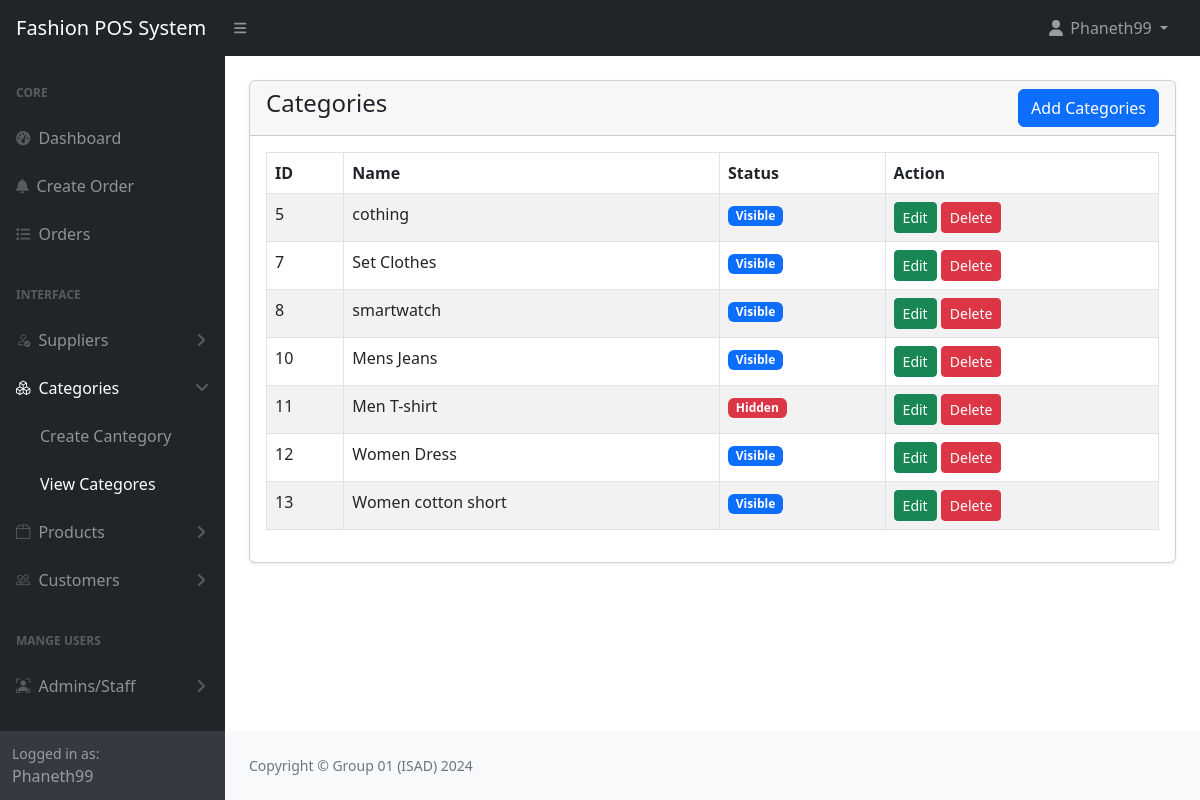
The app's page /admin/categories.php (signed in) with its own data.
### tables this page shows
CREATE TABLE `categories` (
  `id` int(11) NOT NULL,
  `name` varchar(40) NOT NULL,
  `description` mediumtext DEFAULT NULL,
  `status` tinyint(1) NOT NULL DEFAULT 0 COMMENT '1=visible,0=hidden'
);

### config/function.php (called while the page is built, shortened)
<?php
require 'dbcon.php';
function validate($inputData)
{
    global $conn;
    $validateData =  mysqli_real_escape_string($conn, $inputData);
    return trim($validateData);
}
function getAll($tableName, $status = NULL)
{
    global $conn;
    $table = validate($tableName);
    $status = validate($status);
    if ($status == 'status') {
        $query = "SELECT * FROM $table where status='0'";
    } else {
        $query = "SELECT * FROM $table";
    }
    return mysqli_query($conn, $query);
}
?>

### admin/categories.php (the view, shortened to what this page needs)
<?php include('includes/header.php'); ?>
<div class="container-fluid px-4">
    <div class="card mt-4 shadow-sm">
        <div class="card-header">
            <h4 class="mb-0">Categories
                <a href="categories-create.php" class="btn btn-primary float-end">Add Categories</a>
            </h4>
        </div>
        <div class="card-body">
            <?php
            $category = getAll('categories');
            if (mysqli_num_rows($category) > 0) {
            ?>
                <div class="table-responsive">
                    <table class="table table-striped table-bordered">
                        <thead>
                            <tr>
                                <th>ID</th>
                                <th>Name</th>
                                <th>Status</th>
                                <th>Action</th>
                            </tr>
                        </thead>
                        <tbody>
                            <?php foreach ($category as $item) : ?>
                                <tr>
                                    <td><?= $item['id'] ?></td>
                                    <td><?= $item['name'] ?></td>
                                    <td>
                                        <?php
                                            if($item['status'] == 0){
                                                echo'<span class="badge bg-danger">Hidden</span>';
                                            }else{
                                                echo'<span class="badge bg-primary">Visible</span>';
                                            }
                                        ?>
                                    </td>
                                    <td>
                                        <a href="categories-edit.php?id=<?= $item['id'] ?>" ; class="btn btn-success btn-sm">Edit</a>
                                        <a href="javascript:void(0);" onclick="confirmDeletion(<?= $item['id'] ?>);" class="btn btn-danger btn-sm">Delete</a>
                                    </td>
                                </tr>
                            <?php endforeach; ?>
                        </tbody>
                    </table>
                </div>
            <?php
            }
            ?>
        </div>
    </div>
</div>
<?php include('includes/footer.php'); ?>

### admin/includes/header.php (shortened to what this page needs)
<?php
require '../config/function.php';
?>
<!DOCTYPE html>
<html lang="en">
<head>
    <link href="https://cdn.jsdelivr.net/npm/simple-datatables@7.1.2/dist/style.min.css" rel="stylesheet" />
    <link href="assets/css/styles.css" rel="stylesheet" />
    <link rel="stylesheet" href="assets/css/custom.css">
    <link href="https://cdn.jsdelivr.net/npm/select2@4.1.0-rc.0/dist/css/select2.min.css" rel="stylesheet" />
    <link rel="stylesheet" href="//cdn.jsdelivr.net/npm/alertifyjs@1.14.0/build/css/alertify.min.css"/>
    <link rel="stylesheet" href="//cdn.jsdelivr.net/npm/alertifyjs@1.14.0/build/css/themes/default.min.css"/>
</head>
<body class="sb-nav-fixed">
    <?php include('navbar.php');?>
    <div id="layoutSidenav">
        <?php include('sidebar.php'); ?>
        <div id="layoutSidenav_content">
            <main>

### admin/includes/navbar.php (shortened to what this page needs)
<nav class="sb-topnav navbar navbar-expand navbar-dark bg-dark">
    <a class="navbar-brand ps-3" href="index.html">Fashion POS System</a>
    <button class="btn btn-link btn-sm order-1 order-lg-0 me-4 me-lg-0" id="sidebarToggle" href="#!"><i
            class="fas fa-bars"></i></button>
    <ul class="navbar-nav ms-auto ms-md-0 me-3 me-lg-4">
        <li class="nav-item dropdown">
            <a class="nav-link dropdown-toggle" id="navbarDropdown" href="#" role="button" data-bs-toggle="dropdown"
                aria-expanded="false"><i class="fas fa-user fa-fw"></i>
                <?= $_SESSION['loggedInUser']['name']; ?> </a>
        </li>
    </ul>
</nav>

### admin/includes/sidebar.php (shortened to what this page needs)
<link rel="stylesheet" href="https://cdnjs.cloudflare.com/ajax/libs/bootstrap-icons/1.11.3/font/bootstrap-icons.min.css"
integrity="sha512-dPXYcDub/aeb08c63jRq/k6GaKccl256JQy/AnOq7CAnEZ9FzSL9wSbcZkMp4R26vBsMLFYH4kQ67/bbV8XaCQ=="
 />
<?php
$page = substr($_SERVER['SCRIPT_NAME'], strrpos($_SERVER['SCRIPT_NAME'], "/") + 1);
?>
<div id="layoutSidenav_nav">
    <nav class="sb-sidenav accordion sb-sidenav-dark" id="sidenavAccordion">
        <div class="sb-sidenav-menu">
            <div class="nav">
                <div class="sb-sidenav-menu-heading">Core</div>
                <a class="nav-link <?= $page == 'index.php' ? 'active' : ''; ?>" href="index.php">
                    <div class="sb-nav-link-icon"><i class="fas fa-tachometer-alt"></i></div>
                    Dashboard
                </a>
                <a class="nav-link <?= $page == 'orders-create.php' ? 'active' : ''; ?>" href="orders-create.php">
                    <div class="sb-nav-link-icon"><i class="fas fa-bell"></i></div>
                    Create Order
                </a>
                <a class="nav-link <?= $page == 'orders.php' ? 'active' : ''; ?>" href="orders.php">
                    <div class="sb-nav-link-icon"><i class="fas fa-list"></i></div>
                    Orders
                </a>
                <div class="sb-sidenav-menu-heading">Interface</div>
                <a class="nav-link
                <?= ($page == 'suppliers-create.php') || ($page == 'suppliers.php') ? 'active' : 'collapsed'; ?>" href="#" data-bs-toggle="collapse" data-bs-target="#collapseSupplier" aria-expanded="false" aria-controls="collapseSupplier">
                    <div class="sb-nav-link-icon"><i class="bi bi-person-check"></i></div>
                    Suppliers
                    <div class="sb-sidenav-collapse-arrow"><i class="fas fa-angle-down"></i></div>
                </a>
                <a class="nav-link
                <?= ($page == 'categories-create.php') || ($page == 'categories.php') ? 'active' : 'collapsed'; ?>" href="#" data-bs-toggle="collapse" data-bs-target="#collapseCategory" aria-expanded="false" aria-controls="collapseCategory">
                    <div class="sb-nav-link-icon"><i class="bi bi-boxes"></i></div>
                    Categories
                    <div class="sb-sidenav-collapse-arrow"><i class="fas fa-angle-down"></i></div>
                </a>
                <div class="collapse <?= ($page == 'categories-create.php') || ($page == 'categories.php') ? 'show' : ''; ?>" id="collapseCategory" aria-labelledby="headingOne" data-bs-parent="#sidenavAccordion">
                    <nav class="sb-sidenav-menu-nested nav">
                        <a class="nav-link <?= $page == 'categories-create.php' ? 'active' : ''; ?>" href="categories-create.php">Create Cantegory</a>
                        <a class="nav-link <?= $page == 'categories.php' ? 'active' : ''; ?>" href="categories.php">View Categores</a>
                    </nav>
                </div>
                <a class="nav-link collapsed
                 <?= ($page == 'products-create.php') || ($page == 'products.php') ? 'active' : 'collapsed'; ?>" href="#" data-bs-toggle="collapse" data-bs-target="#collapsecustomer" aria-expanded="false" aria-controls="collapsecustomer">
                    <div class="sb-nav-link-icon"><i class="bi bi-box2">
                        </i></div>
                    Products
                    <div class="sb-sidenav-collapse-arrow"><i class="fas fa-angle-down"></i></div>
                </a>
                <a class="nav-link <?= ($page == 'customers-create.php') || ($page == 'customers.php') ? 'active' : 'collapsed'; ?>" href="#" data-bs-toggle="collapse" data-bs-target="#collapseProduct" aria-expanded="false" aria-controls="collapseProduct">
                    <div class="sb-nav-link-icon "><i class="bi bi-people">
                        </i></div>
                    Customers
                    <div class="sb-sidenav-collapse-arrow"><i class="fas fa-angle-down"></i></div>
                </a>
                <div class="sb-sidenav-menu-heading">Mange Users</div>
                <a class="nav-link <?= ($page == 'admins-create.php') || ($page == 'admins.php') ? 'active' : 'collapsed'; ?>" href="#" data-bs-toggle="collapse" data-bs-target="#collapseAdmins" aria-expanded="false" aria-controls="collapseAdmins">
                    <div class="sb-nav-link-icon"><i class="bi bi-person-bounding-box"></i></div>
                    Admins/Staff
                    <div class="sb-sidenav-collapse-arrow"><i class="fas fa-angle-down"></i></div>
                </a>
            </div>
        </div>
        <div class="sb-sidenav-footer">
            <div class="small">Logged in as:</div>
            <?= $_SESSION['loggedInUser']['name']; ?> </a>
        </div>
    </nav>
</div>

### admin/includes/footer.php (shortened to what this page needs)
</main>
<footer class="py-4 bg-light mt-auto">
    <div class="container-fluid px-4">
        <div class="d-flex align-items-center justify-content-between small">
            <div class="text-muted">Copyright &copy; Group 01 (ISAD) 2024</div>
        </div>
    </div>
</footer>
</div>
</div>
</body>
</html>

### records on screen
categories: id "5", name "cothing", status "Visible"
categories: id "7", name "Set Clothes", status "Visible"
categories: id "8", name "smartwatch", status "Visible"
categories: id "10", name "Mens Jeans", status "Visible"
categories: id "11", name "Men T-shirt", status "Hidden"
categories: id "12", name "Women Dress", status "Visible"
categories: id "13", name "Women cotton short", status "Visible"

### other values on screen
$_SESSION['loggedInUser']['name'] "Phaneth99"
